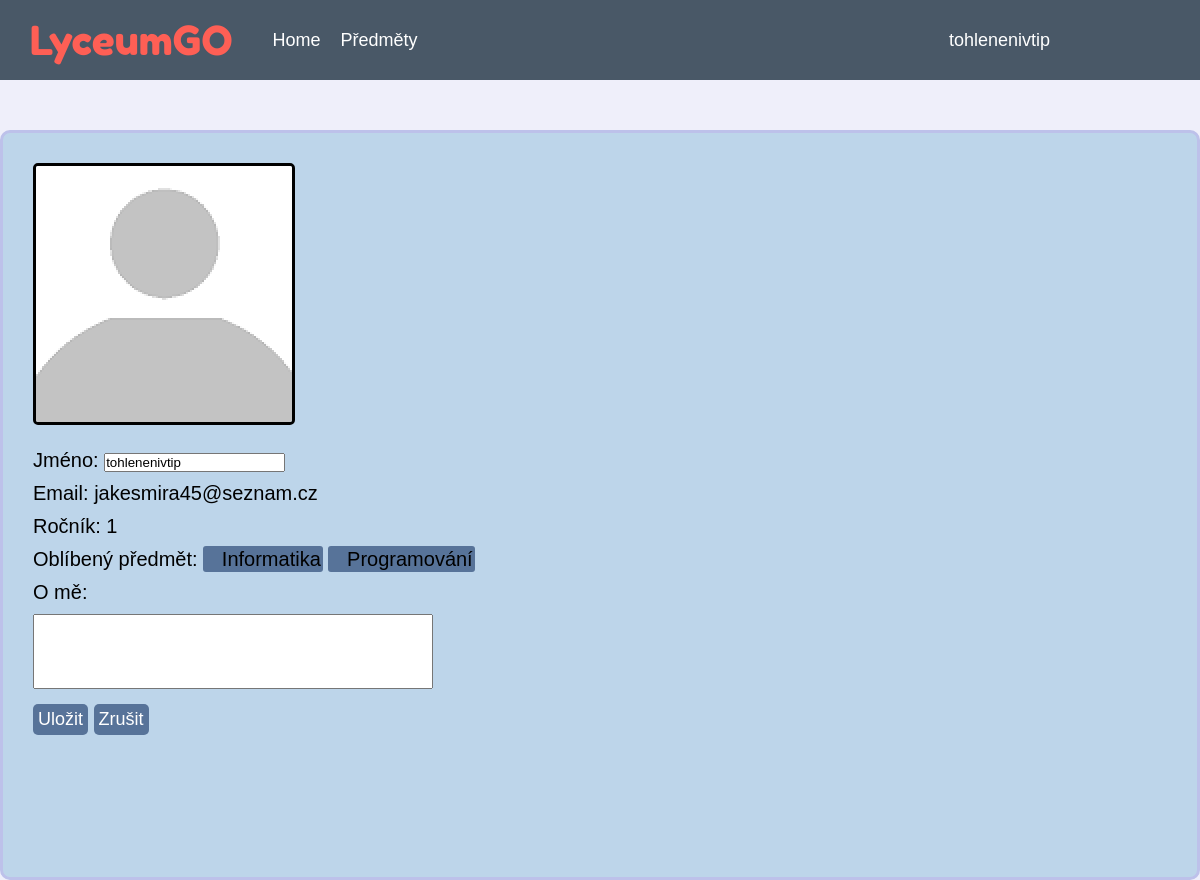
The page /editprofile (signed in) on the database its author committed.
### website/models.py (models this page shows)
class User (db.Model,UserMixin):
    id=db.Column(db.Integer, primary_key=True)
    name = db.Column(db.String(20), unique=True)
    email = db.Column(db.String(50), unique=True)
    password = db.Column(db.String(1000))
    notes = db.relationship("Notes")
    grate = db.Column(db.Integer)
    achievements = db.Column(db.String(200))
    classroom = db.Column(db.String(50))
    beginning = db.Column(db.Integer)
    math = db.relationship("Math")
    physic = db.relationship("Physic")
    informatics = db.relationship("Informatics")
    programming = db.relationship("Programming")

class Informatics (db.Model):
    id=db.Column(db.Integer, primary_key=True)
    progress=db.Column(db.String(10))
    tests=db.Column(db.String(100))
    user_id = db.Column(db.Integer, db.ForeignKey('user.id'))
    favourite = db.Column(db.Boolean)

class Programming (db.Model):
    id=db.Column(db.Integer, primary_key=True)
    progress=db.Column(db.String(10))
    tests=db.Column(db.String(100))
    user_id = db.Column(db.Integer, db.ForeignKey('user.id'))
    favourite = db.Column(db.Boolean)

### website/views.py (the view, shortened to what this page needs)
@views.route("/editprofile",methods=["GET","POST"])
def editprofile():
    if current_user.is_authenticated:
        usernote=Notes.query.filter_by(id=current_user.id).first()
        subjects=getSubjects()
        return render_template("editprofile.html",user=current_user,note=usernote,subjects=subjects)
    else:
        return redirect(url_for("auth.login"))

### website/views.py (called while the page is built)
def getSubjects():
    return {"Matika":Math.query.filter_by(user_id=current_user.id).first(),"Fyzika":Physic.query.filter_by(user_id=current_user.id).first(),"Informatika":Informatics.query.filter_by(user_id=current_user.id).first(),"Programování":Programming.query.filter_by(user_id=current_user.id).first(),}

### website/templates/editprofile.html (shortened to what this page needs)
{%extends "baselog.html"%}
{%block head%}
<link rel= "stylesheet" type= "text/css" href="{{url_for('static', filename='/stylesheets/profile.css')}}">
{%endblock%}
{%block content%}
<div id="Info">
    {%if user%}
        <img src="{{url_for('static',filename='images/Incognito.png')}}" class="UserImg">
        <form action="" method="post">
            <div id="info">
                <div class="information">Jméno: <input type="text" placeholder={{user.name}} class="Inputs" name="name"></div>
                <div class="information">Email: {{user.email}}</div>
                <div class="information">Ročník: {{user.grate}}</div>
                <div class="information">Oblíbený předmět:{%for i,subject in subjects.items()%}{%if subject.favourite%}
                    <span class="fsubject"id='test{{i}}'><button class="fs" id={{i}} value={{i}} name="submit_button"> ✕ </button> {{i}}</span> {%endif%}{%endfor%}</div>
                <div class="information">O mě:<br>
                    <textarea name="note" class="Inputs" id="EProfileAboutMe">{%if note%}{{note.data}}{%endif%}</textarea>
                </div>
                <input type="submit" class="BasicButton" name="submit_button" value="Uložit">
                <input type="submit" class="BasicButton" name="submit_button" value="Zrušit">
            </div>
        </form>
    {%endif%}
</div>
{% endblock %}

### website/templates/baselog.html (shortened to what this page needs)
<!DOCTYPE html>
<html>
<head>
    <link rel= "stylesheet" type= "text/css" href="{{url_for('static', filename='/stylesheets/universal.css')}}">
    <link rel= "stylesheet" type= "text/css" href="{{url_for('static', filename='/stylesheets/style.css')}}">
    {%block head%}
    {%endblock%}
</head>
<body>
    <nav class="Nav">
        <p class="Name">LyceumGO</p>
        <div class="Buttons">
            <a href="home" class="link">Home</a>
            <a href="subjects" class="link">Předměty</a>
            <div class="dropdown">
                <button>{{user.name}}</button>
            </div>
        </div>
    </nav>
    {%block content%}
    {%endblock%}
</body>
</html>

### website/static/stylesheets/universal.css (style rules this page uses)
* { margin: 0; padding: 0; box-sizing: border-box; }
html { height:100%; }
body { height:100%; background-color: rgb(239, 239, 250); font-family: arial; }

### website/static/stylesheets/style.css (style rules this page uses)
.Name { color:rgb(254, 95, 85); position:relative; font-size:40px; font-family:fredokaone; margin:0px 20px; padding:10px }
.Nav { background-color: rgb(73, 88, 103); width:100%; display:flex; align-items:center; height:80px }
.Buttons { width:100%; position:relative; display:flex }
.link { margin:0px 10px; }
.dropdown { position: absolute; right:150px; }
.Buttons button,a { background: none; text-decoration: none; border: none; color: white; font-size: 18px; cursor:pointer }
.BasicButton { margin:10px 0px; background-color: rgb(87, 115, 153); padding:5px; border: 3px; border-radius: 5px; display:inline-block; clear:both; cursor:pointer; color:white; font-size: 18px; }

### website/static/stylesheets/profile.css (style rules this page uses)
#Info { margin:auto; margin-top:50px; background-color: rgb(189, 213, 234); padding:30px; width:1200px; height:750px; align-content:flex-start; border: solid rgb(189, 193, 234); border-radius: 10px; }
.UserImg { border:3px solid; border-radius:5px; }
#info { margin-top:20px; margin-bottom:10px; font-size:20px; font-family:"Arial"; }
#EProfileAboutMe { max-width:400px; min-width:400px; max-height: 75px; min-height: 75px; font-family: Arial; margin-top:10px; }
.fsubject { background-color: rgb(87, 115, 153); padding:2px; border-radius:3px; }
textarea { resize: none; }
.information { margin-top:10px; }
::placeholder { color: black; }

### rows shown on the page
User: name "tohlenenivtip", email "jakesmira45@seznam.cz", grate "1"
Informatics: i "Informatika"
Programming: i "Programování"
